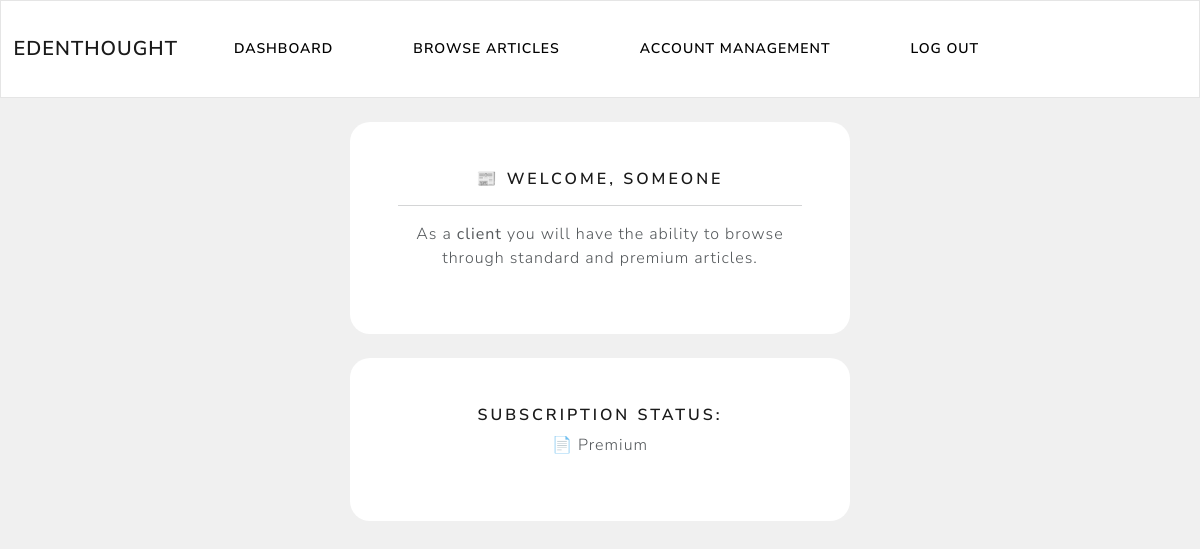
The app's page /client/client-dashboard (signed in), older data.
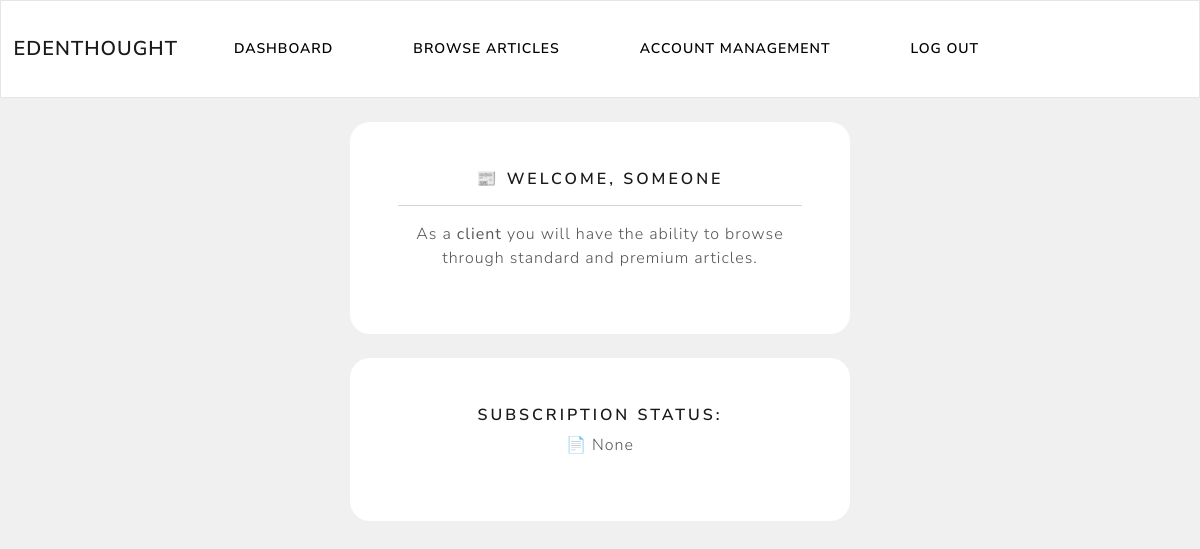
The same page, newer data.
### account/models.py (models this page shows, shortened)
class CustomUser(AbstractBaseUser, PermissionsMixin):
    username = None
    email = models.EmailField(unique=True)
    first_name = models.CharField(max_length=80)
    last_name = models.CharField(max_length=135)
    is_active = models.BooleanField(default=True)
    is_staff = models.BooleanField(default=False)
    date_joined = models.DateTimeField(default=timezone.now)
    is_writer = models.BooleanField(default=False, verbose_name="Are you a writer?")
    USERNAME_FIELD = "email"
    REQUIRED_FIELDS = []
    objects = CustomUserManager()

### client/models.py (models this page shows, shortened)
class Subscription(models.Model):
    subscriber_name = models.CharField(max_length=100)
    subscription_plan = models.CharField(max_length=255)
    subscription_cost = models.CharField(max_length=255)
    paypal_subscription_id = models.CharField(max_length=300)
    is_active = models.BooleanField(default=False)
    user = models.OneToOneField(CustomUser, max_length=10, on_delete=models.CASCADE, unique=True)

### client/views.py (the view)
# urls.py: path('client-dashboard', views.client_dashboard, name="client-dashboard"),
@login_required(login_url="my-login")
def client_dashboard(request):
    try:
        subDetails = Subscription.objects.get(user=request.user)
        subscription_plan = subDetails.subscription_plan
        context = {"SubPlan": subscription_plan}
        return render(request, "client/client-dashboard.html", context)
    except:
        subscription_plan = "None"
        context = {"SubPlan": subscription_plan}
        return render(request, "client/client-dashboard.html", context)

### client/templates/client/client-dashboard.html
{% extends "client/navbar.html" %}
{% block content %}
    <br>
    <div class="container bg-white shadow-md p-5 form-layout text-center">
        <h5>📰 Welcome, {{user.first_name}}</h5>
        <hr>
        <p>
            As a <strong> client </strong> you will have the ability to browse
            through standard and premium articles.
        </p>
    </div>
    <br>
    <div class="container bg-white shadow-md p-5 form-layout text-center">
        <h5> Subscription status: </h5>
        <p> 📄 {{ SubPlan }}</p>
    </div>
    <br>
{% endblock content %}

### client/templates/client/navbar.html (shortened to what this page needs)
{% load static %}
<!DOCTYPE html>
<html lang="en">
    <head>
          <link rel="stylesheet" type="text/css" href="https://bootswatch.com/5/lux/bootstrap.min.css">
          <link rel="stylesheet" type="text/css" href="{% static 'css/styles.css' %}">
    </head>
    <nav class="navbar navbar-expand-lg navbar-light bg-light justify-content-center">
            <a class="navbar-brand main-heading">
              &nbsp; Edenthought
            </a>
              <div class="collapse navbar-collapse text-center" id="navbarNavDropdown">
                <ul class="navbar-nav ml-auto">
                  <li class="nav-item">
                    <a class="btn btn-secondary navbar-btn" type="button"  href="{% url 'client-dashboard' %}"> Dashboard </a>
                  </li>
                  <li class="nav-item">
                    <a class="btn btn-secondary navbar-btn" type="button"  href="{% url 'browse-articles' %}"> Browse Articles </a>
                  </li>
                  <li class="nav-item">
                    <a class="btn btn-secondary navbar-btn" type="button"  href="{% url 'account-management-2' %}"> Account management </a>
                  </li>
                  <li class="nav-item">
                    <a class="btn btn-secondary navbar-btn" type="button"  href="{% url 'user-logout' %}"> Log out </a>
                  </li>
                </ul>
              </div>
        </nav>
        {% block content %}
        {% endblock content %}
</html>

### static/css/styles.css (style rules this page uses)
.form-layout { width: 500px; border-radius: 20px; }

Row changes from the older to the newer data that the page shows:
removed Subscription: subscription_plan "Premium"
Text that changed along with them:
{{ SubPlan }}: (not shown) → "None"
